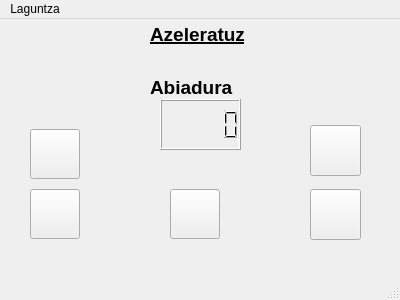
<?xml version="1.0" encoding="UTF-8"?>
<ui version="4.0">
 <class>Azeleratuz</class>
 <widget class="QMainWindow" name="Azeleratuz">
  <property name="geometry">
   <rect>
    <x>0</x>
    <y>0</y>
    <width>400</width>
    <height>300</height>
   </rect>
  </property>
  <property name="windowTitle">
   <string notr="true">Laguntza</string>
  </property>
  <widget class="QWidget" name="centralwidget">
   <widget class="QLCDNumber" name="lcdNumber">
    <property name="geometry">
     <rect>
      <x>160</x>
      <y>80</y>
      <width>81</width>
      <height>51</height>
     </rect>
    </property>
   </widget>
   <widget class="QPushButton" name="berrabiaraziButton">
    <property name="geometry">
     <rect>
      <x>310</x>
      <y>106</y>
      <width>51</width>
      <height>51</height>
     </rect>
    </property>
    <property name="text">
     <string/>
    </property>
    <property name="icon">
     <iconset resource="Ikonoak.qrc">
      <normaloff>:/Ikonoak/restart.png</normaloff>:/Ikonoak/restart.png</iconset>
    </property>
    <property name="iconSize">
     <size>
      <width>40</width>
      <height>40</height>
     </size>
    </property>
   </widget>
   <widget class="QLabel" name="label">
    <property name="geometry">
     <rect>
      <x>150</x>
      <y>60</y>
      <width>91</width>
      <height>17</height>
     </rect>
    </property>
    <property name="font">
     <font>
      <pointsize>14</pointsize>
      <weight>75</weight>
      <bold>true</bold>
     </font>
    </property>
    <property name="text">
     <string>Abiadura</string>
    </property>
    <property name="textFormat">
     <enum>Qt::AutoText</enum>
    </property>
   </widget>
   <widget class="QPushButton" name="atzeraButton">
    <property name="geometry">
     <rect>
      <x>30</x>
      <y>110</y>
      <width>50</width>
      <height>50</height>
     </rect>
    </property>
    <property name="text">
     <string/>
    </property>
    <property name="icon">
     <iconset resource="Ikonoak.qrc">
      <normaloff>:/Ikonoak/atzera.png</normaloff>:/Ikonoak/atzera.png</iconset>
    </property>
    <property name="iconSize">
     <size>
      <width>35</width>
      <height>35</height>
     </size>
    </property>
   </widget>
   <widget class="QPushButton" name="pausaButton">
    <property name="geometry">
     <rect>
      <x>170</x>
      <y>170</y>
      <width>50</width>
      <height>50</height>
     </rect>
    </property>
    <property name="text">
     <string/>
    </property>
    <property name="icon">
     <iconset resource="Ikonoak.qrc">
      <normaloff>:/Ikonoak/pause.gif</normaloff>:/Ikonoak/pause.gif</iconset>
    </property>
    <property name="iconSize">
     <size>
      <width>200</width>
      <height>200</height>
     </size>
    </property>
   </widget>
   <widget class="QPushButton" name="stopButton">
    <property name="geometry">
     <rect>
      <x>310</x>
      <y>170</y>
      <width>51</width>
      <height>51</height>
     </rect>
    </property>
    <property name="text">
     <string/>
    </property>
    <property name="icon">
     <iconset resource="Ikonoak.qrc">
      <normaloff>:/Ikonoak/stop.gif</normaloff>:/Ikonoak/stop.gif</iconset>
    </property>
    <property name="iconSize">
     <size>
      <width>200</width>
      <height>200</height>
     </size>
    </property>
   </widget>
   <widget class="QPushButton" name="hasiButton">
    <property name="geometry">
     <rect>
      <x>30</x>
      <y>170</y>
      <width>50</width>
      <height>50</height>
     </rect>
    </property>
    <property name="text">
     <string/>
    </property>
    <property name="icon">
     <iconset resource="Ikonoak.qrc">
      <normaloff>:/Ikonoak/play.gif</normaloff>:/Ikonoak/play.gif</iconset>
    </property>
    <property name="iconSize">
     <size>
      <width>200</width>
      <height>200</height>
     </size>
    </property>
   </widget>
   <widget class="QLabel" name="label_2">
    <property name="geometry">
     <rect>
      <x>150</x>
      <y>0</y>
      <width>101</width>
      <height>31</height>
     </rect>
    </property>
    <property name="font">
     <font>
      <pointsize>14</pointsize>
      <weight>75</weight>
      <bold>true</bold>
      <underline>true</underline>
     </font>
    </property>
    <property name="text">
     <string>Azeleratuz</string>
    </property>
   </widget>
  </widget>
  <widget class="QMenuBar" name="menubar">
   <property name="geometry">
    <rect>
     <x>0</x>
     <y>0</y>
     <width>400</width>
     <height>25</height>
    </rect>
   </property>
   <widget class="QMenu" name="menuLaguntza">
    <property name="title">
     <string>Laguntza</string>
    </property>
    <addaction name="actionManeiua"/>
    <addaction name="actionKontrolak"/>
   </widget>
   <addaction name="menuLaguntza"/>
  </widget>
  <widget class="QStatusBar" name="statusbar"/>
  <action name="actionManeiua">
   <property name="text">
    <string>Maneiua</string>
   </property>
  </action>
  <action name="actionKontrolak">
   <property name="text">
    <string>Kontrolak</string>
   </property>
  </action>
 </widget>
 <resources>
  <include location="Ikonoak.qrc"/>
 </resources>
 <connections>
  <connection>
   <sender>atzeraButton</sender>
   <signal>clicked()</signal>
   <receiver>Azeleratuz</receiver>
   <slot>showNagusia()</slot>
   <hints>
    <hint type="sourcelabel">
     <x>127</x>
     <y>277</y>
    </hint>
    <hint type="destinationlabel">
     <x>55</x>
     <y>219</y>
    </hint>
   </hints>
  </connection>
 </connections>
 <slots>
  <slot>showNagusia()</slot>
  <slot>showAzalpena()</slot>
 </slots>
</ui>
